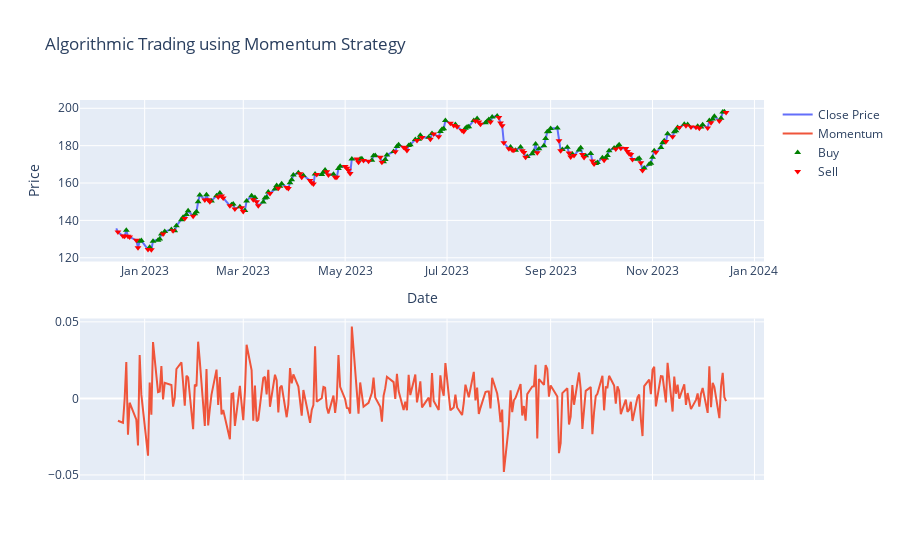

The notebook cell this image was saved under:
### Markdown cell above
### Now let’s implement the momentum strategy in Algorithmic Trading using Python

### Code cell
###### Calculation of momentum

data['momentum']=data['Close'].pct_change()

##### Creating subplots to  show momentum and buying/selling markers
figure=make_subplots(rows=2,cols=1)
figure.add_trace(go.Scatter(x=data.index,
                           y=data['Close'],
                           name='Close Price'))
figure.add_trace(go.Scatter(x=data.index,
                           y=data['momentum'],
                           name='Momentum',
                           yaxis='y2'))


##### Adding the buy and selling signals


figure.add_trace(go.Scatter(x=data.loc[data['momentum']>0].index,
                 y=data.loc[data['momentum']>0]['Close'],
                 mode='markers', name='Buy',
                 marker=dict(color='green',symbol='triangle-up')))
figure.add_trace(go.Scatter(x=data.loc[data['momentum']<0].index,
                 y=data.loc[data['momentum']<0]['Close'],
                 mode='markers', name='Sell',
                 marker=dict(color='red',symbol='triangle-down')))         
figure.update_layout(title='Algorithmic Trading using Momentum Strategy',
                     xaxis_title='Date',
                     yaxis_title='Price')
figure.update_yaxes(title="Momentum",  secondary_y=True)
figure.show()
